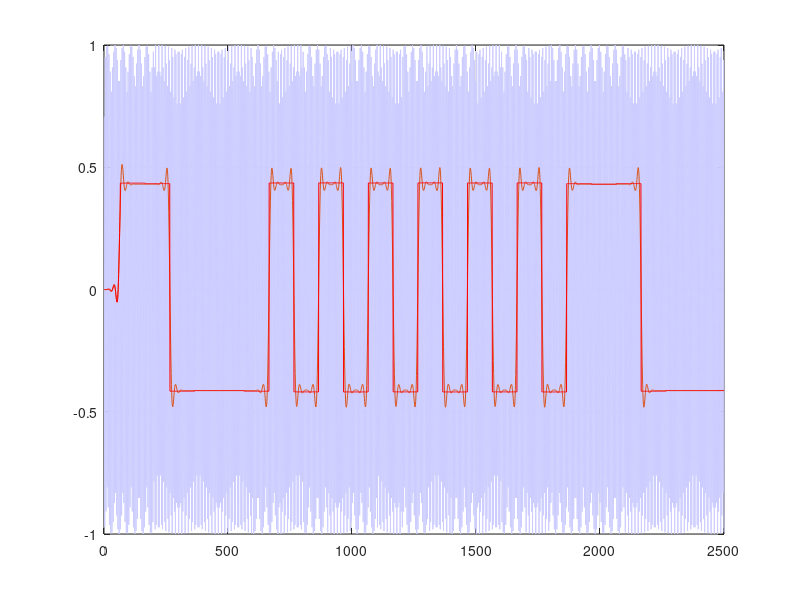

Reproduce this figure in MATLAB.
function soundchecker()
    clc, clear all ;
    if 0    
        audio_dev = audiorecorder(8000,8,1) ;
        recordblocking(audio_dev, 5) ;
        rxbuf = getaudiodata(audio_dev) ;
    else
        rxbuf = get_sound_message('10101010101011100001010101010101110000') ;
        rxbuf = [randn(1200,1);rxbuf;randn(1000,1);] ;
        %rxbuf = rxbuf+randn(size(rxbuf))*0.4 ;
    end
    t = 0 ;
    while t<length(rxbuf)-2500
        [status, bits] = demod_fsk(rxbuf(1+t:t+2500)) ;
        t = t + 2500 ;
        if status==1
            fprintf('Recv. msg: %s\n', bits) ;
        end
    end
end

function [status, bits] = demod_fsk(rxbuf)
    bit_samples = 100 ; % 80 bit/s
    %demodulate FSK signal
    N = length(rxbuf) ;
    r = zeros(N,1) ;
    for k=3:1:N
        r(k) = rxbuf(k)*(0.9420*rxbuf(k-1) + 0.1989*rxbuf(k-2)) ;
    end
    bph = fir2(128,[0 300/4000 400/4000 4000/4000],[ 1 1 0 0]) ;
    r0 = 10*filter(bph,1,r) ;
    %r0(1:64) = 0 ;
    %r0 = r0(64:end) ;
    bit_bounds = zeros(bit_samples,1) ;
    last_check_point = 1 ;
    mesh_count = 0 ;
    data_offset = 0 ;
    for n=1:length(r0)-10
        if r0(n)*r0(n+1)<0 && r0(n)*r0(n+2)<0 && r0(n)*r0(n+3)<0
            bit_bounds(mod(n-1,bit_samples)+1) = bit_bounds(mod(n-1,bit_samples)+1)+1 ;
            mesh_count = mesh_count + 1 ;
            if mesh_count>5
                if (n-last_check_point)<bit_samples
                    fprintf('#%05d: reset bit boundary scan procedure.\n', n) ;
                    bit_bounds = zeros(bit_samples,1) ;
                    data_offset = (fix(n/bit_samples)+1)*bit_samples ;
                end
                mesh_count = 0 ;
                last_check_point = n ;
            end
        end
    end
    if sum(bit_bounds)>5
        bit_bounds = bit_bounds/sum(bit_bounds) ;
        [Pb,bit_shift] = max(bit_bounds) ;
    else
        Pb = 0 ;
        bit_shift = 0 ;
    end
    fprintf('Pb %f\n',Pb) ;
    if Pb>0
        status = 1 ;
        rc = r0 ;
        rc(1:data_offset) = 0 ;
        num_bits = fix((length(r0)-data_offset-bit_shift)/bit_samples) ;
        bits = repmat('x',num_bits,1) ;
        d0 = 5 ;
        for k=1:num_bits
            symbol = mean(r0(data_offset+bit_shift+(k-1)*bit_samples+1+d0:data_offset+bit_shift+k*bit_samples-d0)) ;
            rc(data_offset+bit_shift+(k-1)*bit_samples+1:data_offset+bit_shift+k*bit_samples) = symbol ;
            if symbol>0
                bits(k) = '0' ;
            else
                bits(k) = '1' ;
            end
        end
        %subplot(211), 
        hold off, plot(rxbuf,'Color',[0.8 0.8 1]), grid on ;
        %subplot(212), 
        hold on, plot(r0), grid on, hold on, plot(rc,'r-')
    else
        status = 0 ;
        bits = '' ;
    end
end

function s = get_sound_message(msg)
    fs = 1750 ;
    fd = 8000 ;
    bit_samples = 100 ; % 20 bit/s
    s = zeros(length(msg)*bit_samples,1) ;
    phase = 0 ;
    for n=1:length(s)
        s(n) = cos(phase) ;
        if msg(fix((n-1)/bit_samples)+1)=='1'
            phase = phase + 2*pi*(fs-100)/fd ;
        else
            phase = phase + 2*pi*(fs+100)/fd ;
        end
    end
    %s = [randn(1000,1);s] ;
    %s = randn(10000,1) ;
    %sound(s,fd) ;
end

